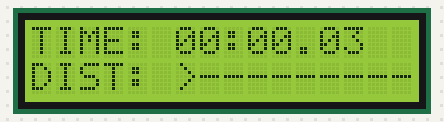
Simulated run of this program. Board: Raspberry Pi (BCM pin numbers). On the bench: 16×2 character LCD. The clock reads 2024-03-15 10:24:30 at power-on unless the program sets it.

Above: at 0.14 s.
At 5.92 s:
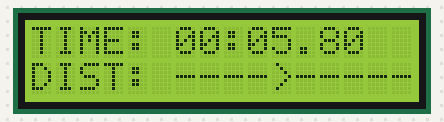
At 13.02 s:
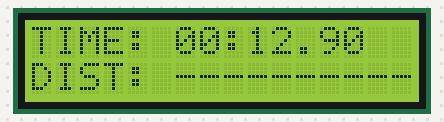
At 18.93 s:
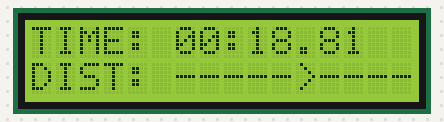
At 26.03 s:
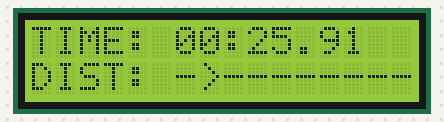
At 39.03 s:
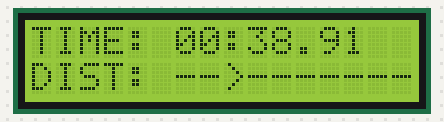

The program:

LCDstopwatch.py
```python
#!/usr/bin/env python
# Stopwatch with progress

from Adafruit_CharLCD import Adafruit_CharLCD
from subprocess import *
import time

from datetime import datetime

lcd = Adafruit_CharLCD(rs=4, en=17,
                       d4=18, d5=22, d6=23, d7=24,
                       cols=16, lines=2)


def format_time(displayTime):
    """ Special function to format milliseconds
    http://stackoverflow.com/questions/11040177/python-datetime-round-trim-number-of-digits-in-microseconds"""
    # t = datetime.datetime.now()
    # s = t.strftime('%M:%S.%f')
    s = datetime.fromtimestamp(displayTime / 1000).strftime('%M:%S.%f')
    tail = s[-7:]
    f = round(float(tail), 2)
    temp = "%.2f" % f
    return "%s%s" % (s[:-7], temp[1:])


def increasePosition(value):

    displayLength = 10

    # Loop through the distance line
    if value > displayLength:
        rest = divmod(value, displayLength)
        value -= rest[0] * displayLength

    output = ""
    for i in range(value):
        output += "-"
    output += ">"
    for i in range(value + 1, displayLength - value + 1):
        output += "-"

    return output


distance = 0
counter = 0
lcd.message("3-2-1... GO")
# raw_input("")

starttime = time.time() * 1000
# s, ms = divmod(1236472051807, 1000)  # (1236472051, 807)
lcd.clear()
lcd.set_cursor(0, 0)

while 1:
    if counter == 0:
        counter = 10
        lcd.set_cursor(0, 1)
        # lcd.message("METER: " + str(0))
        # lcd.message("---------->-----")
        asciiPosition = increasePosition(distance)
        lcd.message("DIST: " + asciiPosition)
        distance += 1
    counter -= 1

    lcd.set_cursor(0, 0)
    millis = int(round(time.time() * 1000))
    # lcd.message(datetime.now().strftime('%b %d  %H:%M:%S\n'))
    displayTime = millis - starttime
    # stamp = datetime.fromtimestamp(displayTime).strftime('%H:%M:%S')
    # stamp = datetime.fromtimestamp(displayTime / 1000).strftime('%M:%S:%f')
    stamp = format_time(displayTime)
    # stamp = '%s.%03d' % (time.strftime('%H:%M:%S', time.gmtime(s)), ms)
    lcd.message("TIME: " + str(stamp))
    time.sleep(0.1)
```
